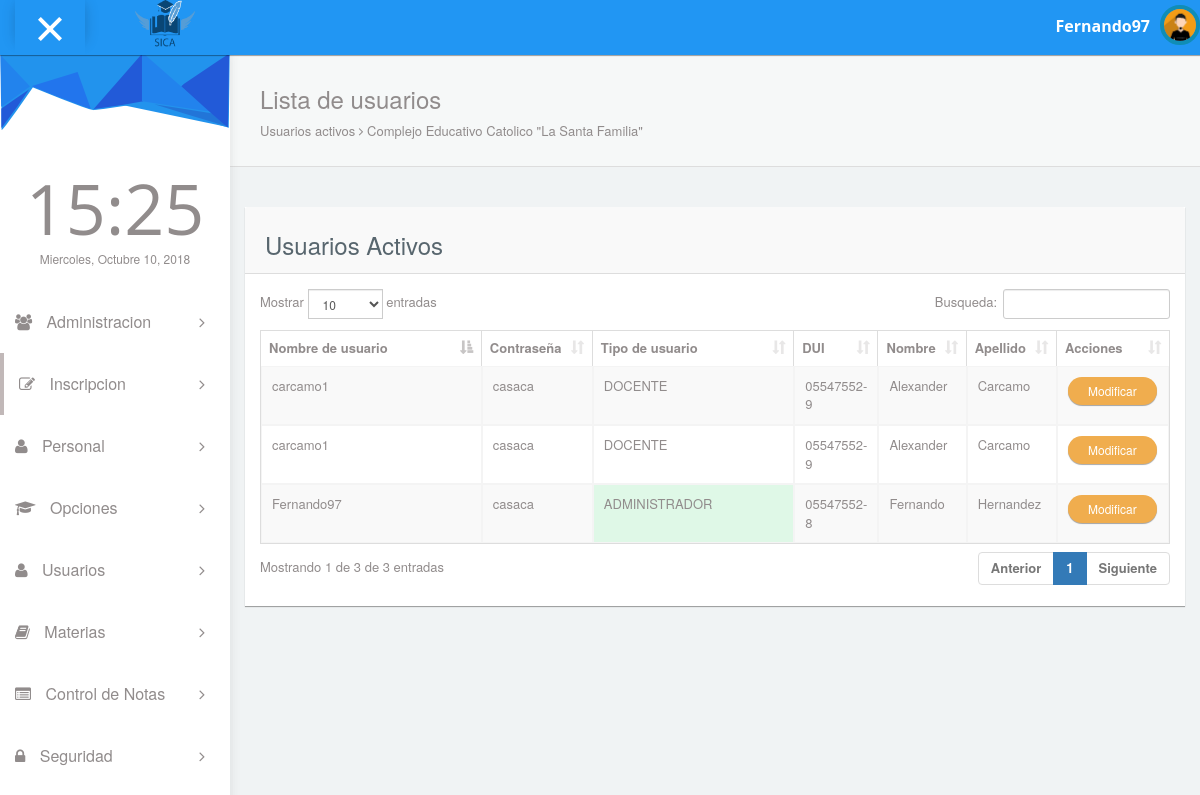
Before: /pages/listaUsuariosActivos.php (signed in) with the older database file.
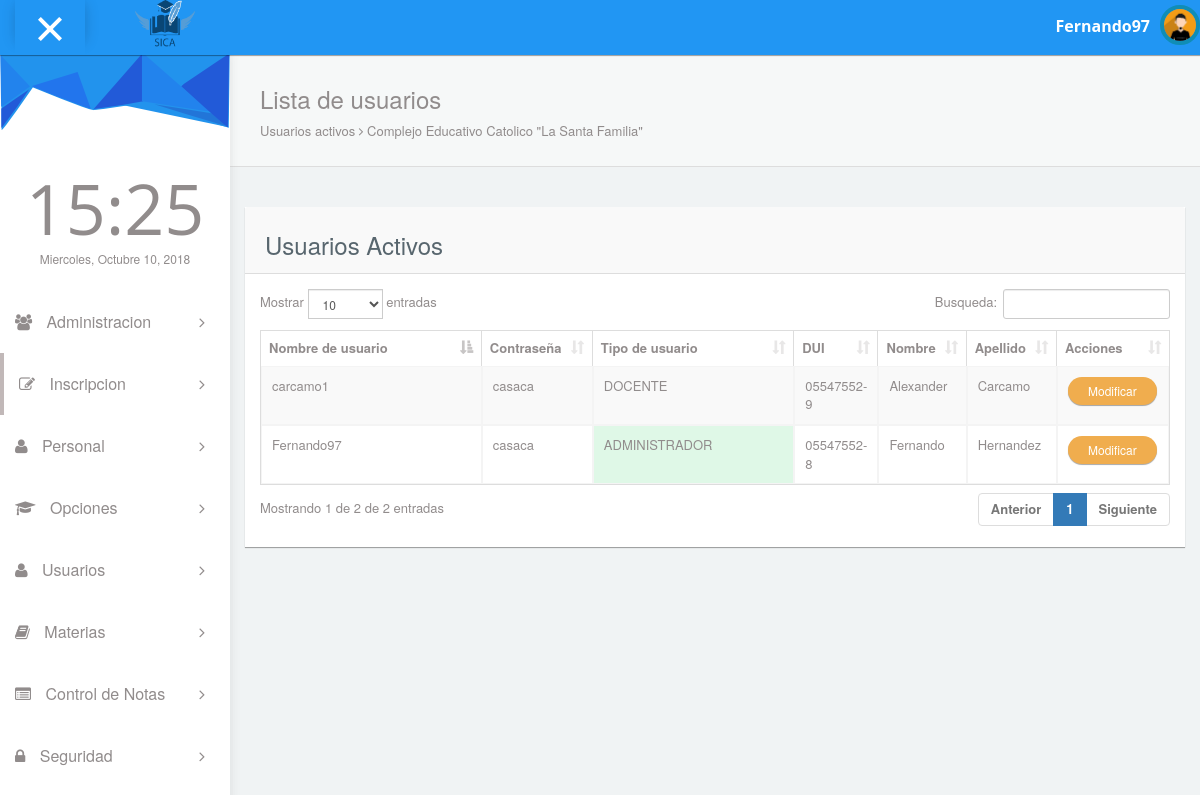
After: the same page with the newer database file.
### tables this page shows
CREATE TABLE `tusuarios` (
  `eid_usuario` int(11) NOT NULL,
  `cusuario` varchar(10) NOT NULL,
  `cpass` varchar(50) NOT NULL,
  `etipo` int(11) NOT NULL,
  `efk_personal` int(11) NOT NULL
);

CREATE TABLE `tpersonal` (
  `eid_personal` int(11) NOT NULL,
  `cdui` varchar(10) NOT NULL,
  `cnombre` varchar(50) NOT NULL,
  `capellido` varchar(50) NOT NULL,
  `ctelefono` varchar(10) NOT NULL,
  `ccorreo` varchar(200) NOT NULL,
  `cdireccion` varchar(200) NOT NULL,
  `ffechanacimiento` date NOT NULL,
  `iestado` int(11) NOT NULL,
  `isexo` int(11) NOT NULL,
  `efk_idcargo` int(11) NOT NULL
);

### pages/tablaUsuariosAc.php (the view)
<?php
                            include "../config/conexion.php" ;
                            $result = $conexion->query("SELECT * FROM tusuarios");
                            if($result->num_rows != 0){
                                while($fila = $result->fetch_object()){
                                    $consulta ="SELECT iestado, cdui, cnombre, capellido FROM tpersonal WHERE eid_personal = ".$fila->efk_personal;
                                    $resultado = $conexion->query($consulta);
                                    $aux=$resultado->fetch_row();
                                    if($aux[0] == 1){
                                        echo "<tr>";
                                            echo "<td width='200'>".$fila->cusuario."</td>";
                                            echo "<td>".$fila->cpass."</td>";
                                            if($fila->etipo == 1){
                                                echo "<td bgcolor=#dff8e7 width='180'> ADMINISTRADOR </td>";
                                            }
                                            else if($fila->etipo == 0){
                                                echo "<td> DOCENTE </td>";
                                            }
                                            echo "<td>".$aux[1]."</td>";
                                            echo "<td>".$aux[2]."</td>";
                                            echo "<td>".$aux[3]."</td>";
                                            $aux= "<button type=\"button\" class=\"btn btn-warning btn-sm btn-round\" ";
                                            $aux.="onclick=\"editar('".$fila->eid_usuario."','".$fila->cusuario."','".$fila->cpass."','".$fila->etipo."')\";>";
                                            $aux.="Modificar</button>";
                                            echo "<td width='90'>";
                                            echo $aux;
                                            echo "</td>";
                                        echo "</tr>";
                                    }
                                }
                            }
?>

### pages/listaUsuariosActivos.php (shortened to what this page needs)
<?php
if($_SESSION["logueado"] == TRUE && $_SESSION["tipo"]==1) {
?>
<!DOCTYPE html>
<html lang="en">
<head>
  <link rel="stylesheet" type="text/css" href="../asset/css/bootstrap.min.css">
  <link rel="stylesheet" type="text/css" href="../asset/css/plugins/font-awesome.min.css"/>
  <link rel="stylesheet" type="text/css" href="../asset/css/plugins/datatables.bootstrap.min.css"/>
  <link rel="stylesheet" type="text/css" href="../asset/css/plugins/animate.min.css"/>
  <link href="../asset/css/style.css" rel="stylesheet">
  <link rel="stylesheet" type="text/css" href="../asset/css/sweetalert2.css"/>
</head>
<body id="mimin" class="dashboard">
      <?php include "header.php"?>
      <div class="container-fluid mimin-wrapper">
<?php include "menu.php";?>
            <div id="content">
               <div class="panel box-shadow-none content-header">
                  <div class="panel-body">
                    <div class="col-md-12">
                        <h3 class="animated fadeInLeft">Lista de usuarios</h3>
                        <p class="animated fadeInDown">
                          Usuarios activos <span class="fa-angle-right fa"></span> Complejo Educativo Catolico "La Santa Familia"
                        </p>
                    </div>
                  </div>
              </div>
              <div class="col-md-12 top-20 padding-0">
                <div class="col-md-12">
                  <div class="panel">
                    <div class="panel-heading"><h3>Usuarios Activos</h3></div>
                    <div class="panel-body">
                      <div class="responsive-table">
                      <table id="datatables-example" class="table table-striped table-bordered" width="100%" cellspacing="0">
                      <thead>
                        <tr>
                          <th>Nombre de usuario</th>
                          <th>Contraseña</th>
                          <th>Tipo de usuario</th>
                          <th>DUI</th>
                          <th>Nombre</th>
                          <th>Apellido</th>
                          <th>Acciones</th>
                      </tr>
                      </thead>
                      <tbody class="tabla_ajax">
                        <?php include('tablaUsuariosAc.php') ?>
                      </tbody>
                        </table>
                      </div>
                  </div>
                </div>
              </div>
              </div>
            </div>
      </div>
</body>
</html>
<?php
} else {
  header("Location: index.php");
  }
?>

### pages/header.php (shortened to what this page needs)
<nav class="navbar navbar-default header navbar-fixed-top">
  <div class="col-md-12 nav-wrapper">
    <div class="navbar-header" style="width:100%;">
      <div class="opener-left-menu is-open">
        <span class="bottom"></span>
      </div>
      <b><img src="../asset/img/logo.png" style="width:60px;height=60px"></b>
        <a href="index.html" class="navbar-brand">
        </a>
      <ul class="nav navbar-nav navbar-right user-nav">
        <li class="user-name"><span><?php echo $_SESSION["usuario"]; ?> </span></li>
          <li class="dropdown avatar-dropdown">
           <img src="../asset/img/avatar.jpg" class="img-circle avatar" alt="user name" data-toggle="dropdown" aria-haspopup="true" aria-expanded="true"/>
        </li>
      </ul>
    </div>
  </div>
</nav>

### pages/menu.php (shortened to what this page needs)
<div id="left-menu">
  <div class="sub-left-menu scroll">
    <ul class="nav nav-list">
        <li><div class="left-bg"></div></li>
        <li class="time">
          <h1 class="animated fadeInLeft">21:00</h1>
          <p class="animated fadeInRight">Sat,October 1st 2029</p>
        </li>
        <li class="ripple">
      <a class="tree-toggle nav-header">
        <span class="fa fa-users"></span> Administracion
        <span class="fa-angle-right fa right-arrow text-right"></span>
      </a>
    </li>
    <li class="active ripple">
      <a class="tree-toggle nav-header"><span class="fa fa-edit"></span> Inscripcion
        <span class="fa-angle-right fa right-arrow text-right"></span>
      </a>
    </li>
    <li class="ripple">
      <a class="tree-toggle nav-header">
        <span class="fa-user fa"></span> Personal
        <span class="fa-angle-right fa right-arrow text-right"></span>
      </a>
    </li>
    <li class="ripple">
      <a class="tree-toggle nav-header">
        <span class="fa fa-graduation-cap"></span> Opciones
        <span class="fa-angle-right fa right-arrow text-right"></span>
      </a>
    </li>
    <li class="ripple">
      <a class="tree-toggle nav-header">
        <span class="fa-user fa"></span> Usuarios
        <span class="fa-angle-right fa right-arrow text-right"></span>
      </a>
    </li>
    <li class="ripple">
      <a class="tree-toggle nav-header">
        <span class="fa fa-book"></span> Materias
        <span class="fa-angle-right fa right-arrow text-right"></span>
      </a>
    </li>
         <li class="ripple">
          <a class="tree-toggle nav-header">
            <span class="fa fa-list-alt"></span> Control de Notas
            <span class="fa-angle-right fa right-arrow text-right"></span>
          </a>
        </li>
        <li class="ripple">
          <a class="tree-toggle nav-header">
            <span class="fa fa-lock "></span> Seguridad
            <span class="fa-angle-right fa right-arrow text-right"></span>
          </a>
        </li>
      </ul>
    </div>
</div>

Changed rows visible on the page:
removed tusuarios: cusuario "carcamo1", cpass "casaca", etipo "DOCENTE", efk_personal.cdui "05547552-9", efk_personal.cnombre "Alexander", efk_personal.capellido "Carcamo"
Other visible differences:
text written by a page script: "Mostrar entradas Busqueda: Mostrando 1 de 3 de 3 entradas Anterior 1 Siguiente" → "Mostrar entradas Busqueda: Mostrando 1 de 2 de 2 entradas Anterior 1 Siguiente"
